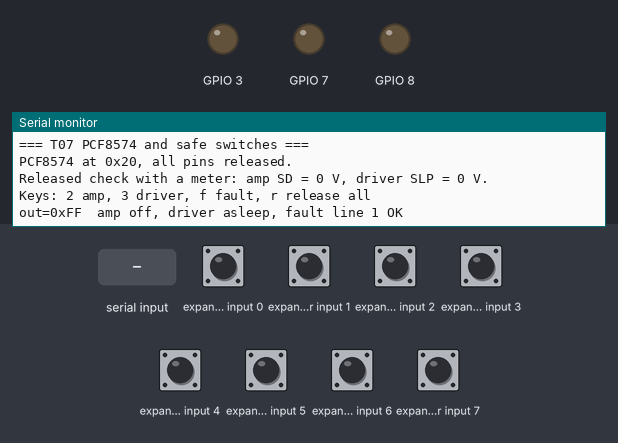
A sketch run on a simulated Seeed XIAO ESP32-S3. Parts: output pins drawn as LEDs (lit = HIGH), the last lines printed to the serial monitor. Wiring (inferred from the names in the program): PCF8574 port expander at I2C address 0x20; PCF8574 port expander at I2C address 0x38. The test bench sets the inputs (shaded band); at power-on: expander input 0–7 HIGH.

Above: at 2.7 s.
2.8 s: "2" received over Serial
At 3.7 s:
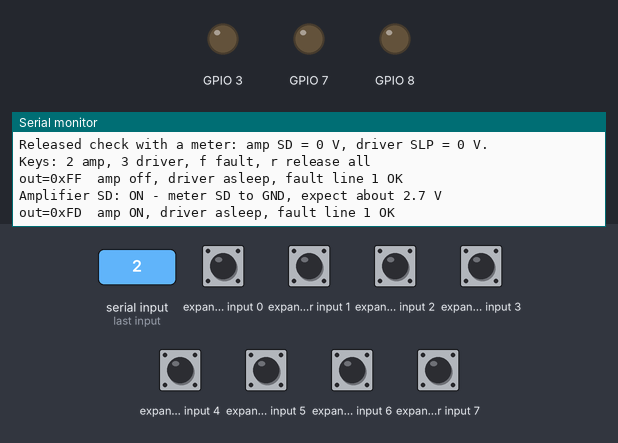
4.3 s: "3" received over Serial
At 4.9 s:
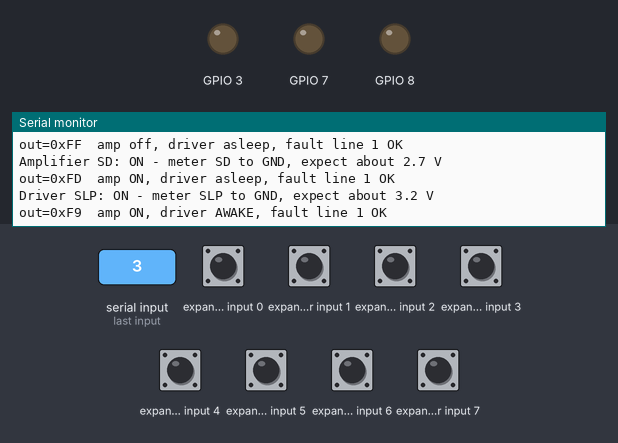
5.8 s: "r" received over Serial
At 7.2 s:
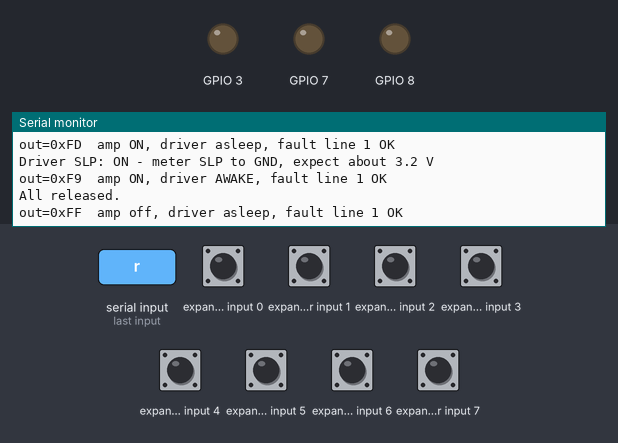

Measured:
- after the input at 2.8 s, the serial monitor: prints a new line at once (image 1)
- after the input at 4.3 s, the serial monitor: prints a new line at once (image 2)
- after the input at 5.8 s, the serial monitor: prints a new line at once (image 3)

The sketch:

T07_pcf8574.ino
```cpp
// T07 — PCF8574 expander and the two safe switches
// Menu over Serial. Measure each enable line with a meter while you toggle it.
//   2  amplifier SD  (P1 -> Q1)         released = 0 V,  on = about 2.7 V
//   3  driver SLP    (P2 -> Q2)         released = 0 V,  on = about 3.2 V
//   f  read driver fault (P3)           1 = OK, 0 = fault
//   r  release all pins (0xFF)
// The motor inputs D2, D3, D8, D9 are held low, so the wheels cannot turn.
//
// Board: XIAO_ESP32S3, USB CDC On Boot: Enabled.

#include <Wire.h>

uint8_t PCF_ADDR = 0x20;  // changed to 0x38 automatically for a PCF8574A
constexpr uint8_t P_AMP = 1 << 1, P_DRIVER = 1 << 2, P_FAULT = 1 << 3;
uint8_t out = 0xFF;

bool pcfWrite(uint8_t v) {
  out = v | P_FAULT | 0xF1;  // P3 input and P0/P4-P7 spare stay released
  Wire.beginTransmission(PCF_ADDR);
  Wire.write(out);
  return Wire.endTransmission() == 0;
}

int pcfRead() {
  if (Wire.requestFrom(PCF_ADDR, (uint8_t)1) != 1) return -1;
  return Wire.read();
}

void toggle(uint8_t bit, const char *name, const char *onText) {
  bool nowOn = out & bit;  // currently released -> turn on
  pcfWrite(nowOn ? (out & ~bit) : (out | bit));
  Serial.printf("%s: %s\n", name, nowOn ? onText : "OFF (released)");
}

void status() {
  int in = pcfRead();
  Serial.printf("out=0x%02X  amp %s, driver %s, fault line %s\n", out,
                (out & P_AMP) ? "off" : "ON", (out & P_DRIVER) ? "asleep" : "AWAKE",
                in < 0 ? "read error" : (in & P_FAULT) ? "1 OK" : "0 FAULT");
}


// Reset the retained expander latch BEFORE any startup delay.
static void benchSafeBoot() {
  for (int p : {D2, D3, D8, D9}) { digitalWrite(p, LOW); pinMode(p, OUTPUT); }
  Wire.begin(D4, D5, 100000); Wire.setTimeOut(10);
  for (uint8_t a : {0x20, 0x38}) {
    Wire.beginTransmission(a); Wire.write(0xFF); Wire.endTransmission();
  }
}

void setup() {
  benchSafeBoot();
  for (int p : {D2, D3, D8, D9}) {
    pinMode(p, OUTPUT);
    digitalWrite(p, LOW);
  }
  Serial.begin(115200);
  delay(1500);
  Serial.println("\n=== T07 PCF8574 and safe switches ===");
  Wire.begin();

  if (!pcfWrite(0xFF)) {
    PCF_ADDR = 0x38;
    if (!pcfWrite(0xFF)) {
      Serial.println("FAIL: no PCF8574 at 0x20 or 0x38. Run T03.");
      while (true) delay(1000);
    }
  }
  Serial.printf("PCF8574 at 0x%02X, all pins released.\n", PCF_ADDR);
  Serial.println("Released check with a meter: amp SD = 0 V, driver SLP = 0 V.");
  Serial.println("Keys: 2 amp, 3 driver, f fault, r release all");
  status();
}

void loop() {
  if (!Serial.available()) return;
  char c = Serial.read();
  switch (c) {
    case '2': toggle(P_AMP, "Amplifier SD", "ON - meter SD to GND, expect about 2.7 V"); break;
    case '3': toggle(P_DRIVER, "Driver SLP", "ON - meter SLP to GND, expect about 3.2 V"); break;
    case 'f': break;
    case 'r': pcfWrite(0xFF); Serial.println("All released."); break;
    default: return;
  }
  status();
}
```
